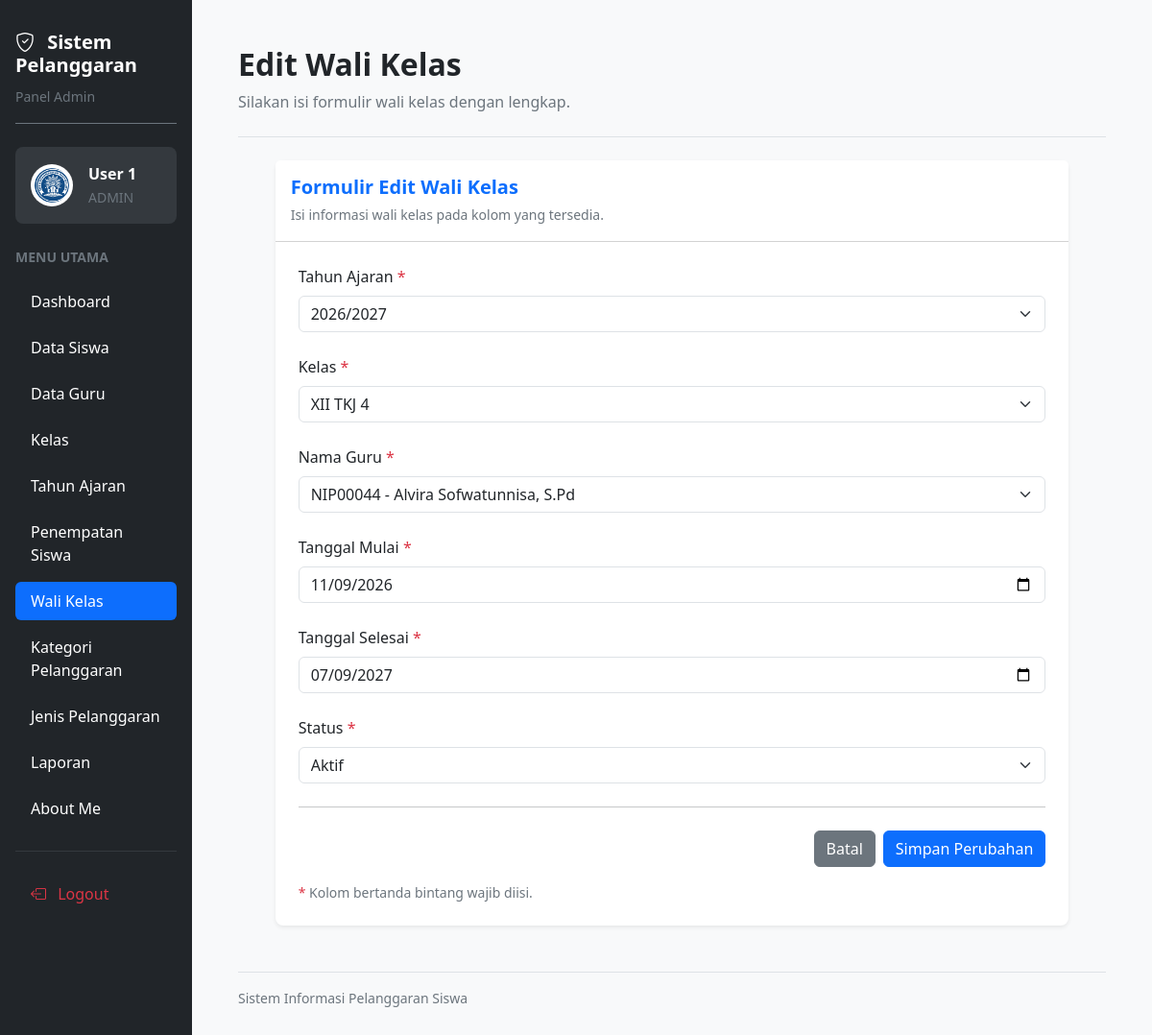
Screenshot of /tambah_wali_kelas.php?edit=124 (signed in) with the database file from the repository.
### tables this page shows
CREATE TABLE `t_wali_kelas` (
  `id` int(11) NOT NULL,
  `tahun_ajaran_id` int(11) NOT NULL,
  `kelas_id` int(11) NOT NULL,
  `guru_id` int(11) NOT NULL,
  `tanggal_mulai` date NOT NULL,
  `tanggal_selesai` date NOT NULL,
  `status_aktif` tinyint(1) NOT NULL,
  `created_at` timestamp NULL DEFAULT current_timestamp(),
  `updated_at` timestamp NULL DEFAULT current_timestamp()
);

CREATE TABLE `t_tahun_ajaran` (
  `id` int(11) NOT NULL,
  `nama` varchar(20) NOT NULL,
  `tanggal_mulai` date NOT NULL,
  `tanggal_selesai` date NOT NULL,
  `status_aktif` tinyint(1) NOT NULL,
  `created_at` timestamp NOT NULL DEFAULT current_timestamp(),
  `updated_at` timestamp NOT NULL DEFAULT current_timestamp()
);

CREATE TABLE `t_kelas` (
  `id` int(11) NOT NULL,
  `nama` varchar(100) NOT NULL,
  `tingkat` varchar(20) NOT NULL,
  `jurusan` varchar(100) NOT NULL,
  `status_aktif` tinyint(1) NOT NULL,
  `created_at` timestamp NULL DEFAULT current_timestamp(),
  `updated_at` timestamp NULL DEFAULT current_timestamp()
);

CREATE TABLE `t_guru` (
  `id` int(11) NOT NULL,
  `nip` varchar(30) NOT NULL,
  `nama` varchar(150) NOT NULL,
  `email` varchar(150) NOT NULL,
  `status_aktif` tinyint(1) NOT NULL,
  `user_id` int(11) NOT NULL,
  `created_at` timestamp NULL DEFAULT current_timestamp(),
  `updated_at` timestamp NULL DEFAULT current_timestamp()
);

### tambah_wali_kelas.php (the view, shortened to what this page needs)
<?php
require_once __DIR__ . "/config/koneksi.php";
$nama = htmlspecialchars($_SESSION['name'] ?? 'Pengguna', ENT_QUOTES, 'UTF-8');
$edit_id = (int)($_GET['edit'] ?? 0);
$form = [
    'tahun_ajaran_id' => '',
    'kelas_id' => '',
    'guru_id' => '',
    'tanggal_mulai' => '',
    'tanggal_selesai' => '',
    'status_aktif' => 1
];
$tahun = mysqli_query(
    $koneksi,
    "SELECT id, nama
     FROM t_tahun_ajaran
     WHERE nama IN (
         '2024/2025',
         '2025/2026',
         '2026/2027',
         '2027/2028',
         '2028/2029'
     )
     ORDER BY id ASC"
);
$kelas = mysqli_query(
    $koneksi,
    "SELECT id, nama FROM t_kelas ORDER BY nama ASC"
);
$guru = mysqli_query(
    $koneksi,
    "SELECT id, nip, nama FROM t_guru ORDER BY nama ASC"
);
if ($edit_id > 0) {
    $stmt = mysqli_prepare(
        $koneksi,
        "SELECT tahun_ajaran_id, kelas_id, guru_id,
                tanggal_mulai, tanggal_selesai, status_aktif
         FROM t_wali_kelas WHERE id = ?"
    );
    mysqli_stmt_bind_param($stmt, "i", $edit_id);
    mysqli_stmt_execute($stmt);
    $hasil = mysqli_stmt_get_result($stmt);
    $row_edit = mysqli_fetch_assoc($hasil);
    $form = $row_edit;
}
$menuAdmin = [
    ['Dashboard', 'dashboard.php'],
    ['Data Siswa', 'siswa.php'],
    ['Data Guru', 'guru.php'],
    ['Kelas', 'kelas.php'],
    ['Tahun Ajaran', 'tahun_ajaran.php'],
    ['Penempatan Siswa', 'penempatan_siswa.php'],
    ['Wali Kelas', 'wali_kelas.php'],
    ['Kategori Pelanggaran', 'kategori_pelanggaran.php'],
    ['Jenis Pelanggaran', 'jenis_pelanggaran.php'],
    ['Laporan', 'laporan.php'],
    ['About Me', 'abautme.php']
];
?>
<!DOCTYPE html>
<html lang="id">
<head>
    <link href="https://cdn.jsdelivr.net/npm/bootstrap@5.3.3/dist/css/bootstrap.min.css" rel="stylesheet">
    <link href="https://cdn.jsdelivr.net/npm/bootstrap-icons@1.11.3/font/bootstrap-icons.min.css" rel="stylesheet">
</head>
<body class="bg-light overflow-hidden">
<div class="container-fluid vh-100 overflow-hidden">
    <div class="row h-100 flex-nowrap">
        <aside class="col-3 col-md-3 col-lg-2 bg-dark vh-100 overflow-auto p-3 flex-shrink-0">
            <div class="text-white mb-4 pt-3 pb-3 border-bottom border-secondary">
                <h5 class="fw-bold mb-2">
                    <i class="bi bi-shield-check me-2"></i>
                    Sistem Pelanggaran
                </h5>
                <small class="text-secondary">Panel Admin</small>
            </div>
            <div class="bg-secondary bg-opacity-25 rounded-3 p-3 mb-4">
                <div class="d-flex align-items-center gap-3">
                    <img
                        src="logo.png"
                        alt="Logo Aplikasi"
                        width="44"
                        height="44"
                        class="rounded-circle bg-white p-1"
                    >
                    <div class="text-white text-break">
                        <div class="fw-semibold"><?= $nama; ?></div>
                        <small class="text-secondary">ADMIN</small>
                    </div>
                </div>
            </div>
            <div class="text-secondary small fw-semibold mb-3">
                MENU UTAMA
            </div>
            <ul class="nav nav-pills flex-column gap-2">
                <?php foreach ($menuAdmin as $item): ?>
                    <li class="nav-item">
                        <a
                            href="<?= htmlspecialchars($item[1], ENT_QUOTES, 'UTF-8'); ?>"
                            class="nav-link <?= $item[0] === 'Wali Kelas' ? 'active' : 'text-white'; ?> rounded-2 py-2 px-3"
                        >
                            <?= htmlspecialchars($item[0], ENT_QUOTES, 'UTF-8'); ?>
                        </a>
                    </li>
                <?php endforeach; ?>
            </ul>
            <hr class="border-secondary my-4">
            <a href="logout.php" class="nav-link text-danger rounded-2 py-2 px-3">
                <i class="bi bi-box-arrow-left me-2"></i>
                Logout
            </a>
        </aside>
        <main class="col-9 col-md-9 col-lg-10 vh-100 overflow-auto p-3 p-lg-5">
            <div class="d-flex flex-wrap justify-content-between align-items-center gap-3 mb-4 pb-4 border-bottom">
                <div>
                    <h2 class="fw-bold mb-2">
                        <?= $edit_id > 0 ? 'Edit Wali Kelas' : 'Tambah Wali Kelas'; ?>
                    </h2>
                    <p class="text-secondary mb-0">
                        Silakan isi formulir wali kelas dengan lengkap.
                    </p>
                </div>
            </div>
            <div class="row justify-content-center">
                <div class="col-12 col-xl-11">
                    <div class="card border-0 shadow-sm rounded-3">
                        <div class="card-header bg-white p-3">
                            <h5 class="text-primary fw-bold mb-1">
                                <?= $edit_id > 0 ? 'Formulir Edit Wali Kelas' : 'Formulir Wali Kelas'; ?>
                            </h5>
                            <small class="text-secondary">
                                Isi informasi wali kelas pada kolom yang tersedia.
                            </small>
                        </div>
                        <div class="card-body p-4">
                            <form method="POST" action="">
                                <div class="row g-4">
                                    <div class="col-12">
                                        <label for="tahun_ajaran_id" class="form-label">
                                            Tahun Ajaran <span class="text-danger">*</span>
                                        </label>
                                        <select name="tahun_ajaran_id"
                                                id="tahun_ajaran_id"
                                                class="form-select"
                                                required>
                                            <?php while ($row = mysqli_fetch_assoc($tahun)): ?>
                                                <option
                                                    value="<?= (int)$row['id']; ?>"
                                                    <?= (int)$form['tahun_ajaran_id'] === (int)$row['id'] ? 'selected' : ''; ?>
                                                >
                                                    <?= htmlspecialchars($row['nama'], ENT_QUOTES, 'UTF-8'); ?>
                                                </option>
                                            <?php endwhile; ?>
                                        </select>
                                    </div>
                                    <div class="col-12">
                                        <label for="kelas_id" class="form-label">
                                            Kelas <span class="text-danger">*</span>
                                        </label>
                                        <select name="kelas_id"
                                                id="kelas_id"
                                                class="form-select"
                                                required>
                                            <?php while ($row = mysqli_fetch_assoc($kelas)): ?>
                                                <option
                                                    value="<?= (int)$row['id']; ?>"
                                                    <?= (int)$form['kelas_id'] === (int)$row['id'] ? 'selected' : ''; ?>
                                                >
                                                    <?= htmlspecialchars($row['nama'], ENT_QUOTES, 'UTF-8'); ?>
                                                </option>
                                            <?php endwhile; ?>
                                        </select>
                                    </div>
                                    <div class="col-12">
                                        <label for="guru_id" class="form-label">
                                            Nama Guru <span class="text-danger">*</span>
                                        </label>
                                        <select name="guru_id"
                                                id="guru_id"
                                                class="form-select"
                                                required>
                                            <?php while ($row = mysqli_fetch_assoc($guru)): ?>
                                                <option
                                                    value="<?= (int)$row['id']; ?>"
                                                    <?= (int)$form['guru_id'] === (int)$row['id'] ? 'selected' : ''; ?>
                                                >
                                                    <?= htmlspecialchars($row['nip'], ENT_QUOTES, 'UTF-8'); ?> -
                                                </option>
                                            <?php endwhile; ?>
                                        </select>
                                    </div>
                                    <div class="col-12">
                                        <label for="tanggal_mulai" class="form-label">
                                            Tanggal Mulai <span class="text-danger">*</span>
                                        </label>
                                        <input
                                            type="date"
                                            name="tanggal_mulai"
                                            id="tanggal_mulai"
                                            class="form-control"
                                            value="<?= htmlspecialchars($form['tanggal_mulai'], ENT_QUOTES, 'UTF-8'); ?>"
                                            required
                                        >
                                    </div>
                                    <div class="col-12">
                                        <label for="tanggal_selesai" class="form-label">
                                            Tanggal Selesai <span class="text-danger">*</span>
                                        </label>
                                        <input
                                            type="date"
                                            name="tanggal_selesai"
                                            id="tanggal_selesai"
                                            class="form-control"
                                            value="<?= htmlspecialchars($form['tanggal_selesai'], ENT_QUOTES, 'UTF-8'); ?>"
                                            required
                                        >
                                    </div>
                                    <div class="col-12">
                                        <label for="status_aktif" class="form-label">
                                            Status <span class="text-danger">*</span>
                                        </label>
                                        <select name="status_aktif"
                                                id="status_aktif"
                                                class="form-select"
                                                required>
                                            <option value="1"
                                                <?= (int)$form['status_aktif'] === 1 ? 'selected' : ''; ?>>
                                                Aktif
                                            </option>
                                        </select>
                                    </div>
                                </div>
                                <hr class="my-4">
                                <div class="d-flex justify-content-end gap-2">
                                    <a href="wali_kelas.php" class="btn btn-secondary">
                                        Batal
                                    </a>
                                    <button type="submit" class="btn btn-primary">
                                        <?= $edit_id > 0 ? 'Simpan Perubahan' : 'Simpan Wali Kelas'; ?>
                                    </button>
                                </div>
                                <p class="text-secondary small mt-3 mb-0">
                                    <span class="text-danger">*</span>
                                    Kolom bertanda bintang wajib diisi.
                                </p>
                            </form>
                        </div>
                    </div>
                </div>
            </div>
            <div class="text-secondary small mt-5 pt-3 border-top">
                Sistem Informasi Pelanggaran Siswa
            </div>
        </main>
    </div>
</div>
</body>
</html>

### rows the page displays
t_wali_kelas: tahun_ajaran_id "2026/2027", kelas_id "XII TKJ 4", guru_id "NIP00044 - Alvira Sofwatunnisa, S.Pd", tanggal_mulai "11/09/2026", tanggal_selesai "07/09/2027", status_aktif "Aktif"

### other values shown
$nama "User 1"
$item[0] "Dashboard"
$item[0] "Data Siswa"
$item[0] "Data Guru"
$item[0] "Kelas"
$item[0] "Tahun Ajaran"
$item[0] "Penempatan Siswa"
$item[0] "Wali Kelas"
$item[0] "Kategori Pelanggaran"
$item[0] "Jenis Pelanggaran"
$item[0] "Laporan"
$item[0] "About Me"
